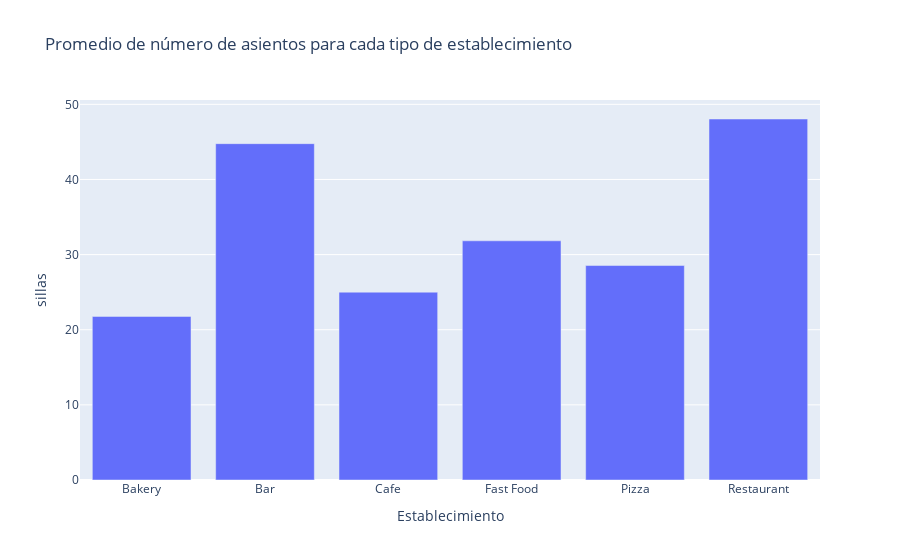

The cell this chart's notebook holds for it:
### Code cell
fig = px.bar(chair_mean, x='Establecimiento', y='sillas',
             title='Promedio de número de asientos para cada tipo de establecimiento')
fig.show()

### Figure 1 — Plotly figure (JSON) as saved in the notebook; plotly's stock layout.template omitted (floating-point values rounded to 4 significant figures)
{"data": [{"alignmentgroup": "True", "hovertemplate": "Establecimiento=%{x}<br>sillas=%{y}<extra></extra>", "legendgroup": "", "marker": {"color": "#636efa", "pattern": {"shape": ""}}, "name": "", "offsetgroup": "", "orientation": "v", "showlegend": false, "textposition": "auto", "type": "bar", "x": ["Bakery", "Bar", "Cafe", "Fast Food", "Pizza", "Restaurant"], "xaxis": "x", "y": [21.77, 44.77, 25, 31.84, 28.55, 48.05], "yaxis": "y"}], "layout": {"barmode": "relative", "legend": {"tracegroupgap": 0}, "title": {"text": "Promedio de número de asientos para cada tipo de establecimiento"}, "xaxis": {"anchor": "y", "domain": [0, 1], "title": {"text": "Establecimiento"}}, "yaxis": {"anchor": "x", "domain": [0, 1], "title": {"text": "sillas"}}}}
